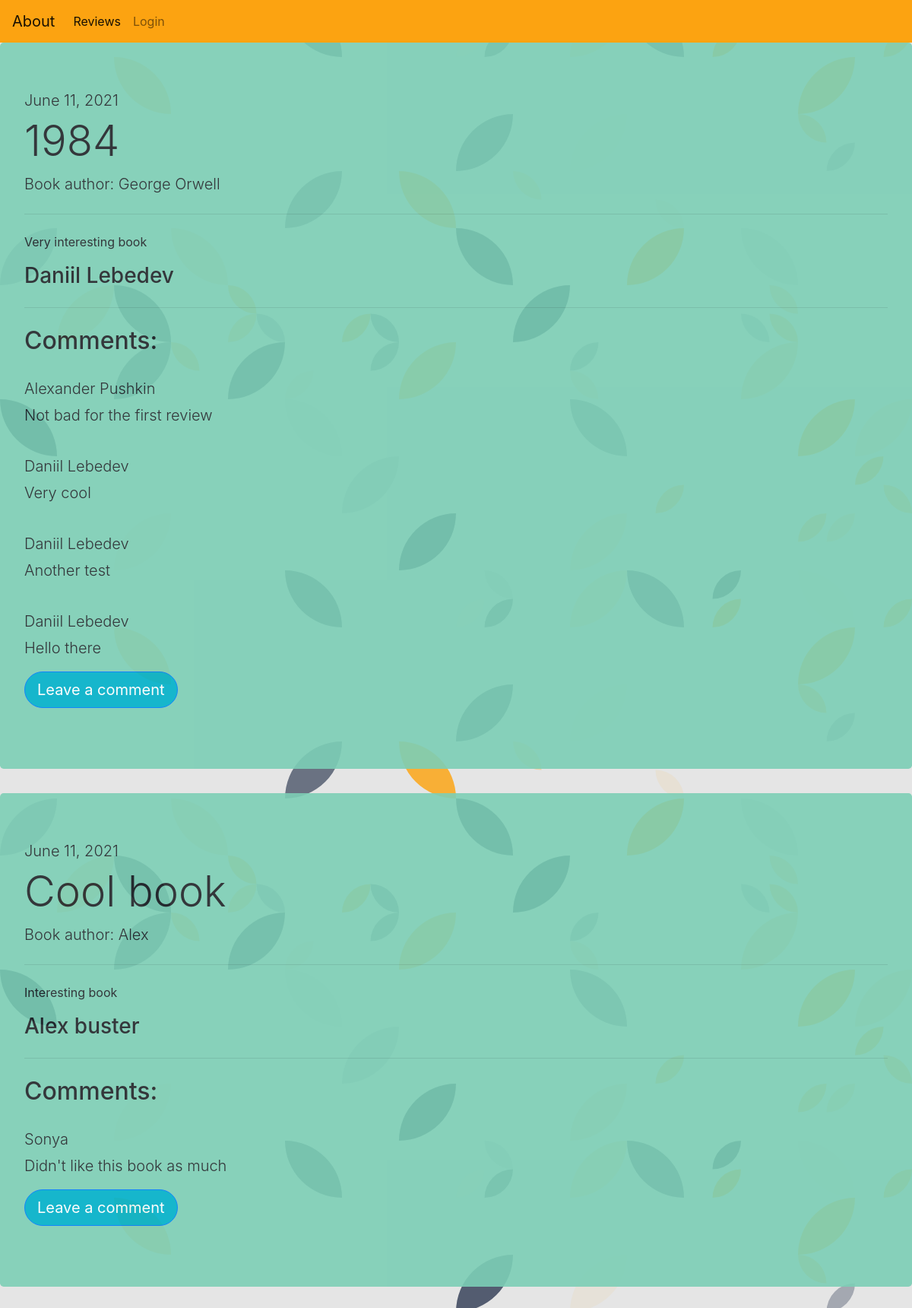
Screenshot of /review-page with the database file from the repository.
### site_eng/models.py (models this page shows, shortened)
class ReviewEng(models.Model):
	book_title = models.CharField(max_length = 50)
	book_author = models.CharField(max_length = 100)
	review_text = models.TextField()
	review_author = models.CharField(max_length = 100, blank = True)
	review_pub_date = models.DateField(default=date.today().strftime('%d/%m/%Y'))

class CommentEng(models.Model):
	review = models.ForeignKey(ReviewEng, related_name="comments" ,on_delete = models.CASCADE)
	comment_text = models.TextField(default = " ")
	comment_author = models.CharField(max_length = 100, blank = True)
	comment_pub_date = models.DateField(default=date.today().strftime('%d/%m/%Y'))

### site_eng/views.py (the view)
# urls.py: path('review-page', views.reviewPage, name = 'reviewPage'),
def reviewPage(request):
	reviews = ReviewEng.objects.all()
	comments = CommentEng.objects.all()
	context = {'reviews':reviews, 'comments':comments}
	return render(request, 'review.html', context)

### site_eng/templates/review.html
{% extends 'base.html' %}
{% block content %}
{% for review in reviews %}
<div class="jumbotron blog" style="background-color:#7DCFB6; opacity: 90%; ">
  <h2 class="lead">{{review.review_pub_date}}</h2>
  <h1 class="display-4">{{review.book_title}}</h1>
  <p class="lead">Book author: {{review.book_author}}</p>
  <hr class="my-4">
  <p>{{review.review_text}}</p>
  <h3>{{review.review_author}}</h3>
  <hr class="my-4">
  <h2>Comments:</h2>
  {% for comment in review.comments.all %}
  <br>
  <h3 class="lead">{{comment.comment_author}}</h3>
  <p class="lead">{{comment.comment_text}}</p>
  {% endfor %}
  <p class="lead">
    <a class="btn btn-primary btn-lg" href="{% url 'createCommentForBlog' %}" role="button" style="border-radius: 25px; background-color:#00B2CA; border-color: none;">Leave a comment</a>
  </p>
</div>
{% endfor %}
{% endblock %}

### static/index.css (style rules this page uses)
@media (min-width: 375px) { :root { --size-divisor: 2; } }
@media (min-width: 576px) { :root { --size-divisor: 3; } }
@media (min-width: 768px) { :root { --size-divisor: 1.5; } }
@media (min-width: 992px) { :root { --size-divisor: 1; } }
@media (min-width: 1200px) { :root { --size-divisor: 1; } }
body { background-color: #000000; font-family: 'Varela Round', sans-serif; background-image: url(main-background.svg); }

### rows the page displays
ReviewEng: review_pub_date "June 11, 2021", book_title "1984", book_author "George Orwell", review_text "Very interesting book", review_author "Daniil Lebedev"
CommentEng: comment_author "Alexander Pushkin", comment_text "Not bad for the first review"
CommentEng: comment_author "Daniil Lebedev", comment_text "Very cool"
CommentEng: comment_author "Daniil Lebedev", comment_text "Another test"
CommentEng: comment_author "Daniil Lebedev", comment_text "Hello there"
ReviewEng: review_pub_date "June 11, 2021", book_title "Cool book", book_author "Alex", review_text "Interesting book", review_author "Alex buster"
CommentEng: comment_author "Sonya", comment_text "Didn't like this book as much"
